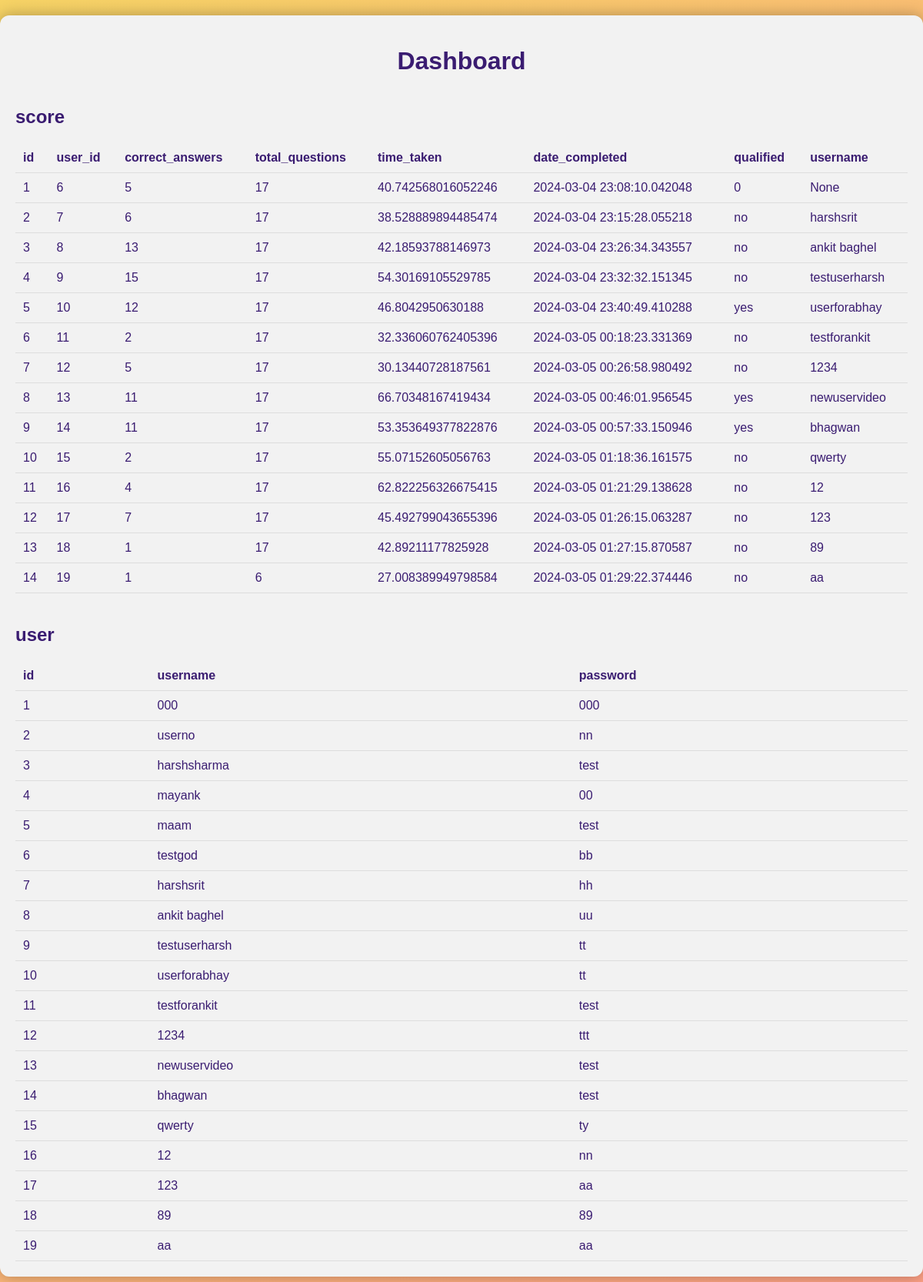
The page /admin on the database its author committed.
### app.py (models this page shows)
class Score(db.Model):
    id = db.Column(db.Integer, primary_key=True)
    user_id = db.Column(db.Integer, db.ForeignKey('user.id'), nullable=False)
    username = db.Column(db.String(100), nullable=False)
    correct_answers = db.Column(db.Integer, nullable=False, default=0)
    total_questions = db.Column(db.Integer, nullable=False, default=0)
    time_taken = db.Column(db.Float, nullable=False, default=0.0)
    date_completed = db.Column(db.DateTime, nullable=False, default=datetime.now)
    qualified = db.Column(db.String(3), nullable=False, default='no')  # Change to string

class User(db.Model):
    id = db.Column(db.Integer, primary_key=True)
    username = db.Column(db.String(100), unique=True, nullable=False)
    password = db.Column(db.String(100), nullable=False)
    scores = db.relationship('Score', backref='user', lazy=True)

### app.py (the view)
@app.route('/admin')
def dashboard():
    db_path = os.path.join(app.instance_path, 'users.db')
    conn = sqlite3.connect(db_path)
    cursor = conn.cursor()
    tables = ['score', 'user']
    data = {}
    for table_name in tables:
        cursor.execute("PRAGMA table_info(" + table_name + ")")
        column_names = cursor.fetchall()
        cursor.execute("SELECT * FROM " + table_name)
        table_data = cursor.fetchall()
        data[table_name] = {'columns': [col[1] for col in column_names], 'data': table_data}
    conn.close()
    return render_template('dashboard.html', data=data)

### templates/dashboard.html (shortened to what this page needs)
<!DOCTYPE html>
<html lang="en">
<head>
</head>
<body>
    <div class="container">
        <h1>Dashboard</h1>
        {% for table, table_data in data.items() %}
            <h2>{{ table }}</h2>
            <table>
                <thead>
                    <tr>
                        {% for column in table_data['columns'] %}
                            <th>{{ column }}</th>
                        {% endfor %}
                    </tr>
                </thead>
                <tbody>
                    {% for row in table_data['data'] %}
                        <tr>
                            {% for value in row %}
                                <td>{{ value }}</td>
                            {% endfor %}
                        </tr>
                    {% endfor %}
                </tbody>
            </table>
        {% endfor %}
    </div>
</body>
</html>

### templates/dashboard.html (style rules this page uses)
body { font-family: Arial, sans-serif; margin: 0; padding: 0; background: linear-gradient(135deg, #f6d365, #fda085); color: #333; }
.container { max-width: 1200px; margin: 20px auto; padding: 20px; background-color: #f2f2f2; border-radius: 12px; box-shadow: 0 0 20px rgba(0, 0, 0, 0.3); overflow: hidden; }
h1 { text-align: center; margin-bottom: 20px; color: #3a1c71; }
h2 { margin-top: 40px; color: #3a1c71; }
table { width: 100%; border-collapse: collapse; margin-top: 20px; color: #3a1c71; }
th, td { padding: 10px; text-align: left; border-bottom: 1px solid #ddd; }
th { background-color: #f2f2f2; }

### rows shown on the page
Score: row "1" "6" "5" "17" "0" "None", time_taken "40.742568016052246", date_completed "2024-03-04 23:08:10.042048"
Score: row "2" "7" "6" "17", time_taken "38.528889894485474", date_completed "2024-03-04 23:15:28.055218", qualified "no", username "harshsrit"
Score: row "3" "8" "13" "17", time_taken "42.18593788146973", date_completed "2024-03-04 23:26:34.343557", qualified "no", username "ankit baghel"
Score: row "4" "9" "15" "17", time_taken "54.30169105529785", date_completed "2024-03-04 23:32:32.151345", qualified "no", username "testuserharsh"
Score: row "5" "10" "12" "17", time_taken "46.8042950630188", date_completed "2024-03-04 23:40:49.410288", qualified "yes", username "userforabhay"
Score: row "6" "11" "2" "17", time_taken "32.336060762405396", date_completed "2024-03-05 00:18:23.331369", qualified "no", username "testforankit"
Score: row "7" "12" "5" "17", time_taken "30.13440728187561", date_completed "2024-03-05 00:26:58.980492", qualified "no", username "1234"
Score: row "8" "13" "11" "17", time_taken "66.70348167419434", date_completed "2024-03-05 00:46:01.956545", qualified "yes", username "newuservideo"
Score: row "9" "14" "11" "17", time_taken "53.353649377822876", date_completed "2024-03-05 00:57:33.150946", qualified "yes", username "bhagwan"
Score: row "10" "15" "2" "17", time_taken "55.07152605056763", date_completed "2024-03-05 01:18:36.161575", qualified "no", username "qwerty"
Score: row "11" "16" "4" "17", time_taken "62.822256326675415", date_completed "2024-03-05 01:21:29.138628", qualified "no", username "12"
Score: row "12" "17" "7" "17", time_taken "45.492799043655396", date_completed "2024-03-05 01:26:15.063287", qualified "no", username "123"
Score: row "13" "18" "1" "17", time_taken "42.89211177825928", date_completed "2024-03-05 01:27:15.870587", qualified "no", username "89"
Score: row "14" "19" "1" "6", time_taken "27.008389949798584", date_completed "2024-03-05 01:29:22.374446", qualified "no", username "aa"
User: row "1", username "000", password "000"
User: row "2", username "userno", password "nn"
User: row "3", username "harshsharma", password "test"
User: row "4", username "mayank", password "00"
User: row "5", username "maam", password "test"
User: row "6", username "testgod", password "bb"
User: row "7", username "harshsrit", password "hh"
User: row "8", username "ankit baghel", password "uu"
User: row "9", username "testuserharsh", password "tt"
User: row "10", username "userforabhay", password "tt"
User: row "11", username "testforankit", password "test"
User: row "12", username "1234", password "ttt"
User: row "13", username "newuservideo", password "test"
User: row "14", username "bhagwan", password "test"
User: row "15", username "qwerty", password "ty"
User: row "16", username "12", password "nn"
User: row "17", username "123", password "aa"
User: row "18", username "89", password "89"
User: row "19", username "aa", password "aa"

### other values the page prints
{{ table }} "score" "user"
{{ column }} "id" "user_id" "correct_answers" "total_questions" "time_taken" "date_completed" "qualified" "username" "id" "username" "password"
